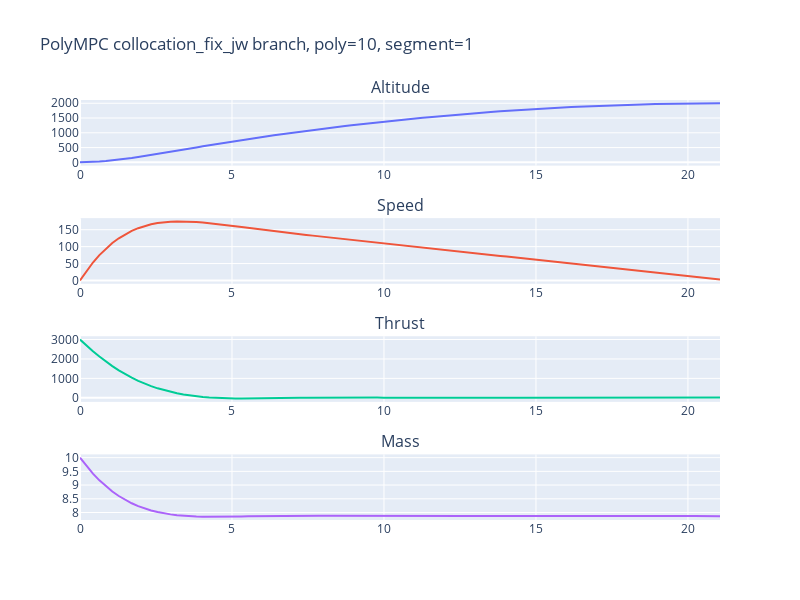

The notebook cell saved with this chart:
### Code cell
fig = make_subplots(rows=4, cols=1,
                    subplot_titles=("Altitude", "Speed", "Thrust", "Mass"))

fig.add_trace(
    go.Scatter(x=time, y=altitude),
    row=1, col=1
)

fig.add_trace(
    go.Scatter(x=time, y=speed),
    row=2, col=1
)

fig.add_trace(
    go.Scatter(x=time, y=thrust),
    row=3, col=1
)

fig.add_trace(
    go.Scatter(x=time, y=mass),
    row=4, col=1
)

fig.update_layout(height=600, width=800, title_text="PolyMPC collocation_fix_jw branch, poly=10, segment=1")
fig.update(layout_showlegend=False)
fig.show()
